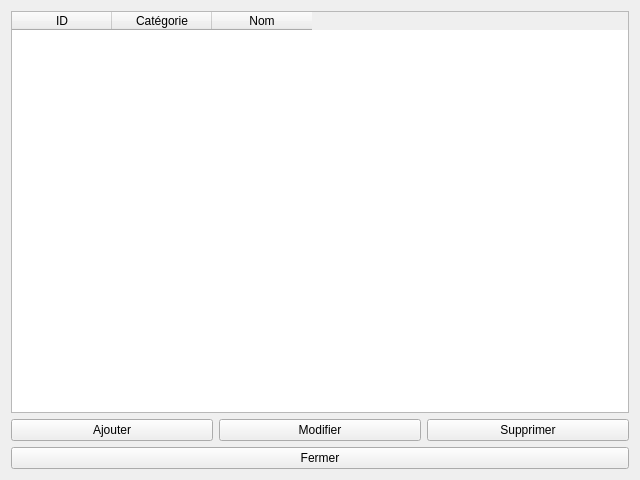
<?xml version="1.0" encoding="UTF-8"?>
<ui version="4.0">
 <class>Products</class>
 <widget class="QWidget" name="Products">
  <property name="geometry">
   <rect>
    <x>0</x>
    <y>0</y>
    <width>640</width>
    <height>480</height>
   </rect>
  </property>
  <property name="windowTitle">
   <string>Form</string>
  </property>
  <layout class="QVBoxLayout" name="verticalLayout">
   <item>
    <widget class="QTableWidget" name="tableWidget">
     <property name="editTriggers">
      <set>QAbstractItemView::NoEditTriggers</set>
     </property>
     <column>
      <property name="text">
       <string>ID</string>
      </property>
     </column>
     <column>
      <property name="text">
       <string>Catégorie</string>
      </property>
     </column>
     <column>
      <property name="text">
       <string>Nom</string>
      </property>
     </column>
    </widget>
   </item>
   <item>
    <layout class="QHBoxLayout" name="horizontalLayout">
     <item>
      <widget class="QPushButton" name="addButton">
       <property name="text">
        <string>Ajouter</string>
       </property>
      </widget>
     </item>
     <item>
      <widget class="QPushButton" name="changeButton">
       <property name="enabled">
        <bool>true</bool>
       </property>
       <property name="text">
        <string>Modifier</string>
       </property>
      </widget>
     </item>
     <item>
      <widget class="QPushButton" name="removeButton">
       <property name="enabled">
        <bool>true</bool>
       </property>
       <property name="text">
        <string>Supprimer</string>
       </property>
      </widget>
     </item>
    </layout>
   </item>
   <item>
    <widget class="QPushButton" name="quitButton">
     <property name="text">
      <string>Fermer</string>
     </property>
    </widget>
   </item>
  </layout>
 </widget>
 <resources/>
 <connections>
  <connection>
   <sender>quitButton</sender>
   <signal>clicked()</signal>
   <receiver>Products</receiver>
   <slot>close()</slot>
   <hints>
    <hint type="sourcelabel">
     <x>319</x>
     <y>459</y>
    </hint>
    <hint type="destinationlabel">
     <x>319</x>
     <y>239</y>
    </hint>
   </hints>
  </connection>
 </connections>
</ui>
